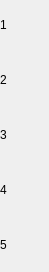
   <widget class="caFrame" name="caFrame_14">
    <property name="geometry">
     <rect>
      <x>1263</x>
      <y>718</y>
      <width>49</width>
      <height>272</height>
     </rect>
    </property>
    <widget class="caLabel" name="caLabel_33">
     <property name="geometry">
      <rect>
       <x>0</x>
       <y>0</y>
       <width>47</width>
       <height>50</height>
      </rect>
     </property>
     <property name="frameShape">
      <enum>QFrame::NoFrame</enum>
     </property>
     <property name="text">
      <string>1</string>
     </property>
     <property name="alignment">
      <set>Qt::AlignAbsolute|Qt::AlignLeading|Qt::AlignLeft|Qt::AlignVCenter</set>
     </property>
     <property name="fontScaleMode">
      <enum>ESimpleLabel::Height</enum>
     </property>
     <property name="foreground">
      <color>
       <red>0</red>
       <green>0</green>
       <blue>0</blue>
      </color>
     </property>
     <property name="background">
      <color alpha="0">
       <red>0</red>
       <green>0</green>
       <blue>0</blue>
      </color>
     </property>
     <property name="lineColor" stdset="0">
      <color>
       <red>0</red>
       <green>0</green>
       <blue>0</blue>
      </color>
     </property>
    </widget>
    <widget class="caLabel" name="caLabel_34">
     <property name="geometry">
      <rect>
       <x>0</x>
       <y>55</y>
       <width>47</width>
       <height>50</height>
      </rect>
     </property>
     <property name="frameShape">
      <enum>QFrame::NoFrame</enum>
     </property>
     <property name="text">
      <string>2</string>
     </property>
     <property name="alignment">
      <set>Qt::AlignAbsolute|Qt::AlignLeading|Qt::AlignLeft|Qt::AlignVCenter</set>
     </property>
     <property name="fontScaleMode">
      <enum>ESimpleLabel::Height</enum>
     </property>
     <property name="foreground">
      <color>
       <red>0</red>
       <green>0</green>
       <blue>0</blue>
      </color>
     </property>
     <property name="background">
      <color alpha="0">
       <red>0</red>
       <green>0</green>
       <blue>0</blue>
      </color>
     </property>
     <property name="lineColor" stdset="0">
      <color>
       <red>0</red>
       <green>0</green>
       <blue>0</blue>
      </color>
     </property>
    </widget>
    <widget class="caLabel" name="caLabel_35">
     <property name="geometry">
      <rect>
       <x>0</x>
       <y>110</y>
       <width>47</width>
       <height>50</height>
      </rect>
     </property>
     <property name="frameShape">
      <enum>QFrame::NoFrame</enum>
     </property>
     <property name="text">
      <string>3</string>
     </property>
     <property name="alignment">
      <set>Qt::AlignAbsolute|Qt::AlignLeading|Qt::AlignLeft|Qt::AlignVCenter</set>
     </property>
     <property name="fontScaleMode">
      <enum>ESimpleLabel::Height</enum>
     </property>
     <property name="foreground">
      <color>
       <red>0</red>
       <green>0</green>
       <blue>0</blue>
      </color>
     </property>
     <property name="background">
      <color alpha="0">
       <red>0</red>
       <green>0</green>
       <blue>0</blue>
      </color>
     </property>
     <property name="lineColor" stdset="0">
      <color>
       <red>0</red>
       <green>0</green>
       <blue>0</blue>
      </color>
     </property>
    </widget>
    <widget class="caLabel" name="caLabel_36">
     <property name="geometry">
      <rect>
       <x>0</x>
       <y>165</y>
       <width>47</width>
       <height>50</height>
      </rect>
     </property>
     <property name="frameShape">
      <enum>QFrame::NoFrame</enum>
     </property>
     <property name="text">
      <string>4</string>
     </property>
     <property name="alignment">
      <set>Qt::AlignAbsolute|Qt::AlignLeading|Qt::AlignLeft|Qt::AlignVCenter</set>
     </property>
     <property name="fontScaleMode">
      <enum>ESimpleLabel::Height</enum>
     </property>
     <property name="foreground">
      <color>
       <red>0</red>
       <green>0</green>
       <blue>0</blue>
      </color>
     </property>
     <property name="background">
      <color alpha="0">
       <red>0</red>
       <green>0</green>
       <blue>0</blue>
      </color>
     </property>
     <property name="lineColor" stdset="0">
      <color>
       <red>0</red>
       <green>0</green>
       <blue>0</blue>
      </color>
     </property>
    </widget>
    <widget class="caLabel" name="caLabel_37">
     <property name="geometry">
      <rect>
       <x>0</x>
       <y>220</y>
       <width>47</width>
       <height>50</height>
      </rect>
     </property>
     <property name="frameShape">
      <enum>QFrame::NoFrame</enum>
     </property>
     <property name="text">
      <string>5</string>
     </property>
     <property name="alignment">
      <set>Qt::AlignAbsolute|Qt::AlignLeading|Qt::AlignLeft|Qt::AlignVCenter</set>
     </property>
     <property name="fontScaleMode">
      <enum>ESimpleLabel::Height</enum>
     </property>
     <property name="foreground">
      <color>
       <red>0</red>
       <green>0</green>
       <blue>0</blue>
      </color>
     </property>
     <property name="background">
      <color alpha="0">
       <red>0</red>
       <green>0</green>
       <blue>0</blue>
      </color>
     </property>
     <property name="lineColor" stdset="0">
      <color>
       <red>0</red>
       <green>0</green>
       <blue>0</blue>
      </color>
     </property>
    </widget>
   </widget>
